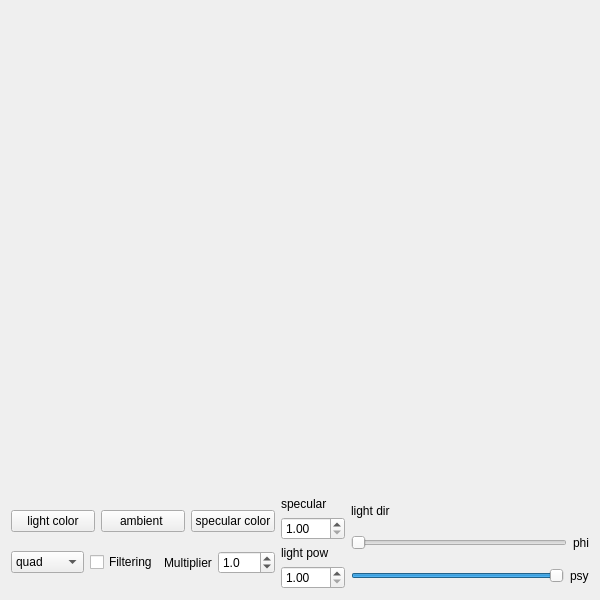
<?xml version="1.0" encoding="UTF-8"?>
<ui version="4.0">
 <class>MainWindow</class>
 <widget class="QMainWindow" name="MainWindow">
  <property name="windowModality">
   <enum>Qt::ApplicationModal</enum>
  </property>
  <property name="enabled">
   <bool>true</bool>
  </property>
  <property name="geometry">
   <rect>
    <x>0</x>
    <y>0</y>
    <width>600</width>
    <height>600</height>
   </rect>
  </property>
  <property name="windowTitle">
   <string>task2</string>
  </property>
  <widget class="QWidget" name="centralWidget">
   <layout class="QVBoxLayout" name="verticalLayout_4">
    <item>
     <widget class="GLWidget" name="widget" native="true">
      <property name="sizePolicy">
       <sizepolicy hsizetype="Expanding" vsizetype="Expanding">
        <horstretch>0</horstretch>
        <verstretch>0</verstretch>
       </sizepolicy>
      </property>
     </widget>
    </item>
    <item>
     <layout class="QHBoxLayout" name="horizontalLayout_5">
      <item>
       <layout class="QVBoxLayout" name="verticalLayout_2">
        <item>
         <layout class="QHBoxLayout" name="horizontalLayout_3">
          <item>
           <widget class="QPushButton" name="lightCPicker">
            <property name="text">
             <string>light color</string>
            </property>
           </widget>
          </item>
          <item>
           <widget class="QPushButton" name="ambientCPicker">
            <property name="text">
             <string>ambient </string>
            </property>
           </widget>
          </item>
          <item>
           <widget class="QPushButton" name="specularCPicker">
            <property name="text">
             <string>specular color</string>
            </property>
           </widget>
          </item>
         </layout>
        </item>
        <item>
         <layout class="QHBoxLayout" name="horizontalLayout_4">
          <item>
           <widget class="QComboBox" name="shaderSelection">
            <property name="sizePolicy">
             <sizepolicy hsizetype="Expanding" vsizetype="Fixed">
              <horstretch>0</horstretch>
              <verstretch>0</verstretch>
             </sizepolicy>
            </property>
            <item>
             <property name="text">
              <string>quad</string>
             </property>
            </item>
            <item>
             <property name="text">
              <string>sphere</string>
             </property>
            </item>
            <item>
             <property name="text">
              <string>cylinder</string>
             </property>
            </item>
           </widget>
          </item>
          <item>
           <widget class="QCheckBox" name="filteringBox">
            <property name="text">
             <string>Filtering</string>
            </property>
           </widget>
          </item>
          <item>
           <widget class="QLabel" name="label">
            <property name="text">
             <string>Multiplier</string>
            </property>
           </widget>
          </item>
          <item>
           <widget class="QDoubleSpinBox" name="multiplierBox">
            <property name="decimals">
             <number>1</number>
            </property>
            <property name="singleStep">
             <double>0.100000000000000</double>
            </property>
            <property name="value">
             <double>1.000000000000000</double>
            </property>
           </widget>
          </item>
         </layout>
        </item>
       </layout>
      </item>
      <item>
       <layout class="QVBoxLayout" name="verticalLayout_3">
        <item>
         <widget class="QLabel" name="label_7">
          <property name="text">
           <string>specular</string>
          </property>
          <property name="buddy">
           <cstring>specPower</cstring>
          </property>
         </widget>
        </item>
        <item>
         <widget class="QDoubleSpinBox" name="specPower">
          <property name="minimum">
           <double>1.000000000000000</double>
          </property>
          <property name="maximum">
           <double>100.000000000000000</double>
          </property>
          <property name="singleStep">
           <double>0.100000000000000</double>
          </property>
         </widget>
        </item>
        <item>
         <widget class="QLabel" name="label_6">
          <property name="text">
           <string>light pow</string>
          </property>
          <property name="buddy">
           <cstring>lightPower</cstring>
          </property>
         </widget>
        </item>
        <item>
         <widget class="QDoubleSpinBox" name="lightPower">
          <property name="minimum">
           <double>1.000000000000000</double>
          </property>
          <property name="maximum">
           <double>5.000000000000000</double>
          </property>
          <property name="singleStep">
           <double>0.100000000000000</double>
          </property>
         </widget>
        </item>
       </layout>
      </item>
      <item>
       <layout class="QVBoxLayout" name="verticalLayout">
        <item>
         <widget class="QLabel" name="label_2">
          <property name="text">
           <string>light dir</string>
          </property>
         </widget>
        </item>
        <item>
         <layout class="QHBoxLayout" name="horizontalLayout">
          <item>
           <widget class="QSlider" name="dirXangle">
            <property name="maximum">
             <number>360</number>
            </property>
            <property name="orientation">
             <enum>Qt::Horizontal</enum>
            </property>
           </widget>
          </item>
          <item>
           <widget class="QLabel" name="label_9">
            <property name="text">
             <string>phi</string>
            </property>
           </widget>
          </item>
         </layout>
        </item>
        <item>
         <layout class="QHBoxLayout" name="horizontalLayout_2">
          <item>
           <widget class="QSlider" name="dirYangle">
            <property name="maximum">
             <number>180</number>
            </property>
            <property name="singleStep">
             <number>1</number>
            </property>
            <property name="value">
             <number>180</number>
            </property>
            <property name="orientation">
             <enum>Qt::Horizontal</enum>
            </property>
            <property name="invertedAppearance">
             <bool>false</bool>
            </property>
            <property name="invertedControls">
             <bool>false</bool>
            </property>
           </widget>
          </item>
          <item>
           <widget class="QLabel" name="label_10">
            <property name="text">
             <string>psy</string>
            </property>
           </widget>
          </item>
         </layout>
        </item>
       </layout>
      </item>
     </layout>
    </item>
   </layout>
   <zorder>widget</zorder>
   <zorder></zorder>
  </widget>
 </widget>
 <layoutdefault spacing="6" margin="11"/>
 <customwidgets>
  <customwidget>
   <class>GLWidget</class>
   <extends>QWidget</extends>
   <header>glwidget.h</header>
   <container>1</container>
   <slots>
    <slot>switchModel(int)</slot>
    <slot>enableFiltering(bool)</slot>
    <slot>setMultiplier(double)</slot>
    <slot>setLightColor(QColor)</slot>
    <slot>setLightPower(double)</slot>
    <slot>setSpecularPower(double)</slot>
    <slot>setLightXangle(int)</slot>
    <slot>setLightYangle(int)</slot>
   </slots>
  </customwidget>
 </customwidgets>
 <resources/>
 <connections>
  <connection>
   <sender>shaderSelection</sender>
   <signal>currentIndexChanged(int)</signal>
   <receiver>widget</receiver>
   <slot>switchModel(int)</slot>
   <hints>
    <hint type="sourcelabel">
     <x>83</x>
     <y>575</y>
    </hint>
    <hint type="destinationlabel">
     <x>131</x>
     <y>318</y>
    </hint>
   </hints>
  </connection>
  <connection>
   <sender>filteringBox</sender>
   <signal>clicked(bool)</signal>
   <receiver>widget</receiver>
   <slot>enableFiltering(bool)</slot>
   <hints>
    <hint type="sourcelabel">
     <x>188</x>
     <y>574</y>
    </hint>
    <hint type="destinationlabel">
     <x>376</x>
     <y>401</y>
    </hint>
   </hints>
  </connection>
  <connection>
   <sender>multiplierBox</sender>
   <signal>valueChanged(double)</signal>
   <receiver>widget</receiver>
   <slot>setMultiplier(double)</slot>
   <hints>
    <hint type="sourcelabel">
     <x>336</x>
     <y>576</y>
    </hint>
    <hint type="destinationlabel">
     <x>532</x>
     <y>456</y>
    </hint>
   </hints>
  </connection>
  <connection>
   <sender>lightPower</sender>
   <signal>valueChanged(double)</signal>
   <receiver>widget</receiver>
   <slot>setLightPower(double)</slot>
   <hints>
    <hint type="sourcelabel">
     <x>395</x>
     <y>568</y>
    </hint>
    <hint type="destinationlabel">
     <x>408</x>
     <y>404</y>
    </hint>
   </hints>
  </connection>
  <connection>
   <sender>specPower</sender>
   <signal>valueChanged(double)</signal>
   <receiver>widget</receiver>
   <slot>setSpecularPower(double)</slot>
   <hints>
    <hint type="sourcelabel">
     <x>355</x>
     <y>514</y>
    </hint>
    <hint type="destinationlabel">
     <x>304</x>
     <y>438</y>
    </hint>
   </hints>
  </connection>
  <connection>
   <sender>dirXangle</sender>
   <signal>valueChanged(int)</signal>
   <receiver>widget</receiver>
   <slot>setLightXangle(int)</slot>
   <hints>
    <hint type="sourcelabel">
     <x>459</x>
     <y>534</y>
    </hint>
    <hint type="destinationlabel">
     <x>442</x>
     <y>428</y>
    </hint>
   </hints>
  </connection>
  <connection>
   <sender>dirYangle</sender>
   <signal>valueChanged(int)</signal>
   <receiver>widget</receiver>
   <slot>setLightYangle(int)</slot>
   <hints>
    <hint type="sourcelabel">
     <x>541</x>
     <y>580</y>
    </hint>
    <hint type="destinationlabel">
     <x>563</x>
     <y>206</y>
    </hint>
   </hints>
  </connection>
 </connections>
</ui>
